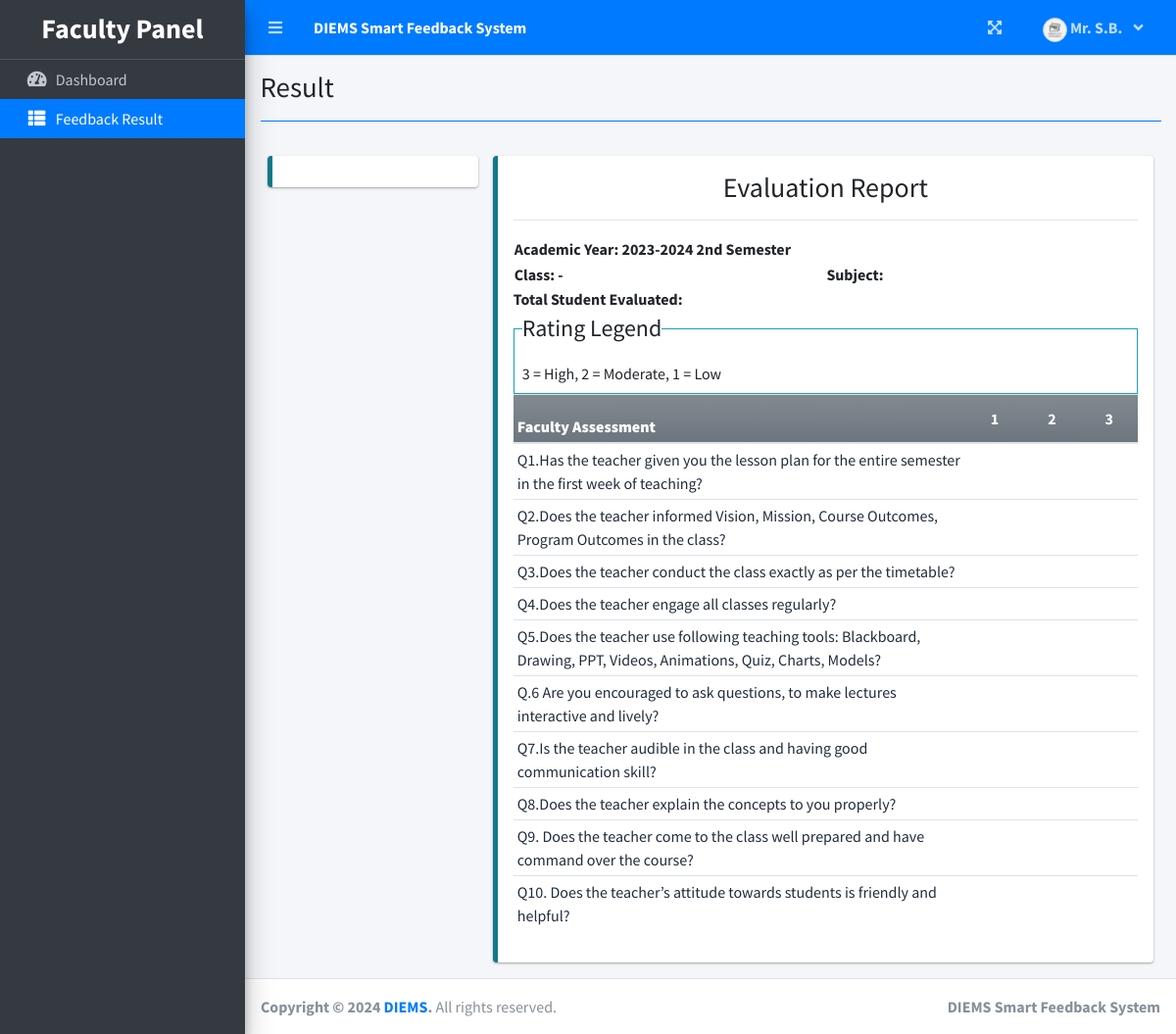
Screenshot of /index.php?page=result (signed in) with the database file from the repository.
### tables this page shows
CREATE TABLE `criteria_list` (
  `id` int(30) NOT NULL,
  `criteria` text NOT NULL,
  `order_by` int(30) NOT NULL
);

CREATE TABLE `question_list` (
  `id` int(30) NOT NULL,
  `academic_id` int(30) NOT NULL,
  `question` text NOT NULL,
  `order_by` int(30) NOT NULL,
  `criteria_id` int(30) NOT NULL
);

### faculty/result.php (the view, shortened to what this page needs)
<?php
function ordinal_suffix($num)
{
	$num = $num % 100;
	if ($num < 11 || $num > 13) {
		switch ($num % 10) {
			case 2:
				return $num . 'nd';
		}
	}
	return $num . 'th';
}
?>
<div class="col-lg-12">
	<div class="row">
	</div>
	<div class="row">
		<div class="col-md-3">
			<div class="callout callout-info">
			</div>
		</div>
		<div class="col-md-9">
			<div class="callout callout-info" id="printable">
				<div>
					<h3 class="text-center">Evaluation Report</h3>
					<hr>
					<table width="100%">
						<tr>
							<td width="50%">
								<p><b>Academic Year: <span id="ay"><?php echo $_SESSION['academic']['year'] . ' ' . (ordinal_suffix($_SESSION['academic']['semester'])) ?> Semester</span></b></p>
							</td>
						</tr>
						<tr>
							<td width="50%">
								<p><b>Class: <span id="classField"></span></b><b> - <span id="batchField"></span></b></p>
							</td>
							<td width="50%">
								<p><b>Subject: <span id="subjectField"></span></b></p>
							</td>
						</tr>
					</table>
					<p class=""><b>Total Student Evaluated: <span id="tse"></span></b></p>
				</div>
				<fieldset class="border border-info p-2 w-100">
					<legend class="w-auto">Rating Legend</legend>
					<p>3 = High, 2 = Moderate, 1 = Low</p>
				</fieldset>
				<?php
				$criteria = $conn->query("SELECT * FROM criteria_list where id in (SELECT criteria_id FROM question_list where academic_id = {$_SESSION['academic']['id']} ) order by abs(order_by) asc ");
				while ($crow = $criteria->fetch_assoc()) :
				?>
					<table class="table table-condensed wborder">
						<thead>
							<tr class="bg-gradient-secondary">
								<th class=" p-1"><b><?php echo $crow['criteria'] ?></b></th>
								<th width="5%" class="text-center">1</th>
								<th width="5%" class="text-center">2</th>
								<th width="5%" class="text-center">3</th>
							</tr>
						</thead>
						<tbody class="tr-sortable">
							<?php
							$questions = $conn->query("SELECT * FROM question_list where criteria_id = {$crow['id']} and academic_id = {$_SESSION['academic']['id']} order by abs(order_by) asc ");
							while ($row = $questions->fetch_assoc()) :
							?>
								<tr class="bg-white">
									<td class="p-1" width="40%">
										<?php echo $row['question'] ?>
									</td>
									<?php for ($c = 1; $c <= 3; $c++) : ?>
										<td class="text-center">
			</div>
			</td>
		<?php endfor; ?>
		</tr>
	<?php endwhile; ?>
<?php endwhile; ?>

### rows the page displays
criteria_list: criteria "Faculty Assessment"
question_list: question "Q1.Has the teacher given you the lesson plan for the entire semester in the first week of teaching?"
question_list: question "Q2.Does the teacher informed Vision, Mission, Course Outcomes, Program Outcomes in the class?"
question_list: question "Q3.Does the teacher conduct the class exactly as per the timetable?"
question_list: question "Q4.Does the teacher engage all classes regularly?"
question_list: question "Q5.Does the teacher use following teaching tools: Blackboard, Drawing, PPT, Videos, Animations, Quiz, Charts, Models?"
question_list: question "Q.6 Are you encouraged to ask questions, to make lectures interactive and lively?"
question_list: question "Q7.Is the teacher audible in the class and having good communication skill?"
question_list: question "Q8.Does the teacher explain the concepts to you properly?"
question_list: question "Q9. Does the teacher come to the class well prepared and have command over the course?"
question_list: question "Q10. Does the teacher’s attitude towards students is friendly and helpful?"

### other values shown
$_SESSION['system']['name'] "DIEMS Smart Feedback System"
$_SESSION['login_firstname'] "Mr. S.B."
$title "Result"
$_SESSION['academic']['year'] "2023-2024"
ordinal_suffix($_SESSION['academic']['semester']) "2nd"
